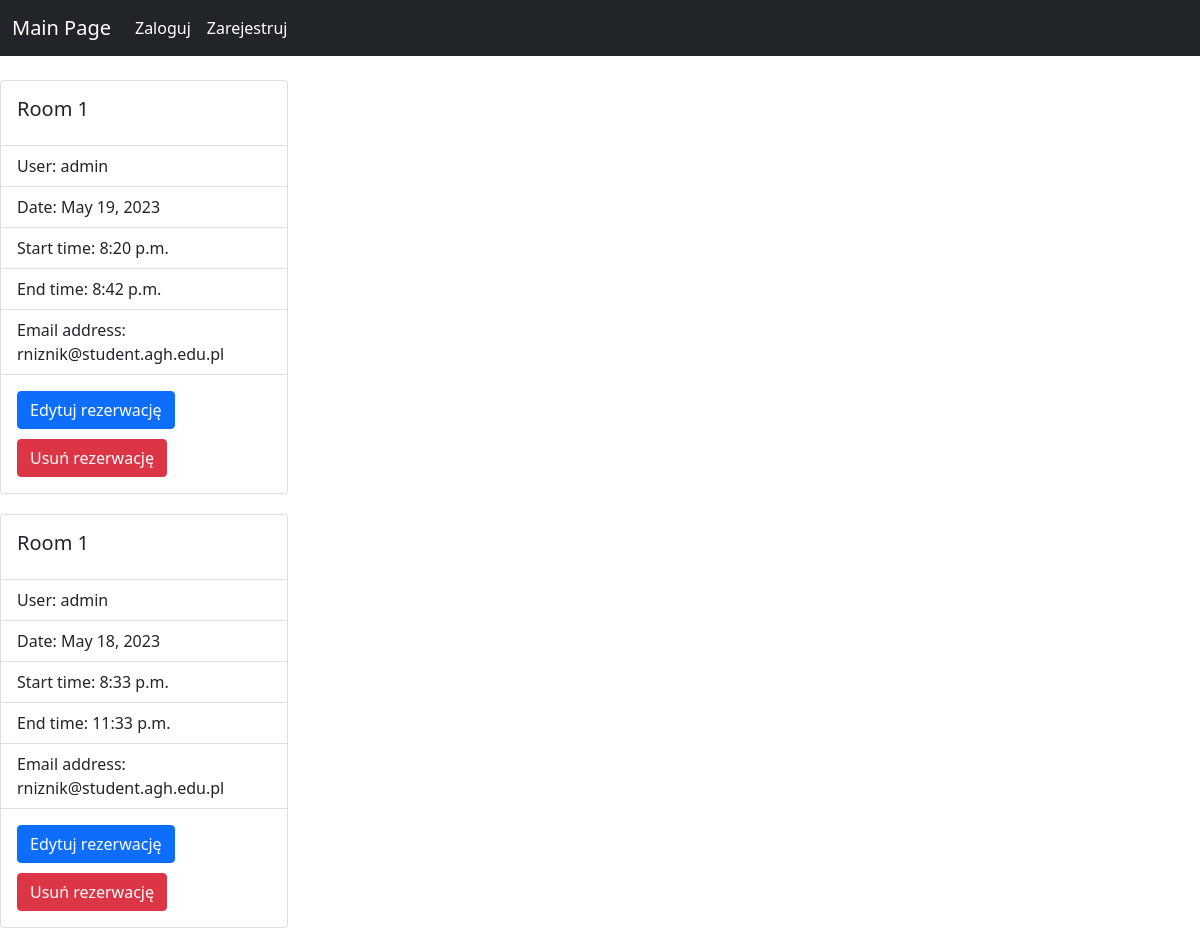
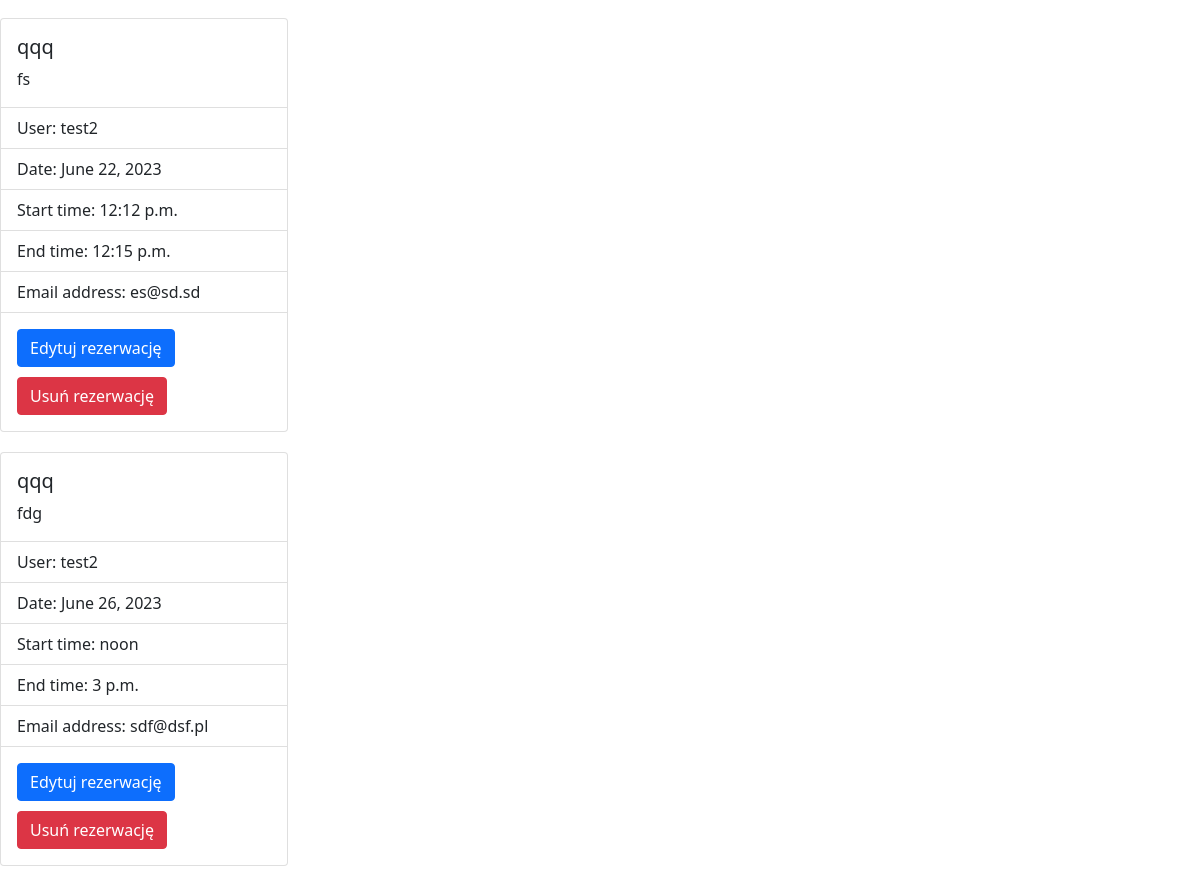
The page /reservationSystem/adminPanel/reservations/ on the database as committed earlier (2 pictures, top to bottom).
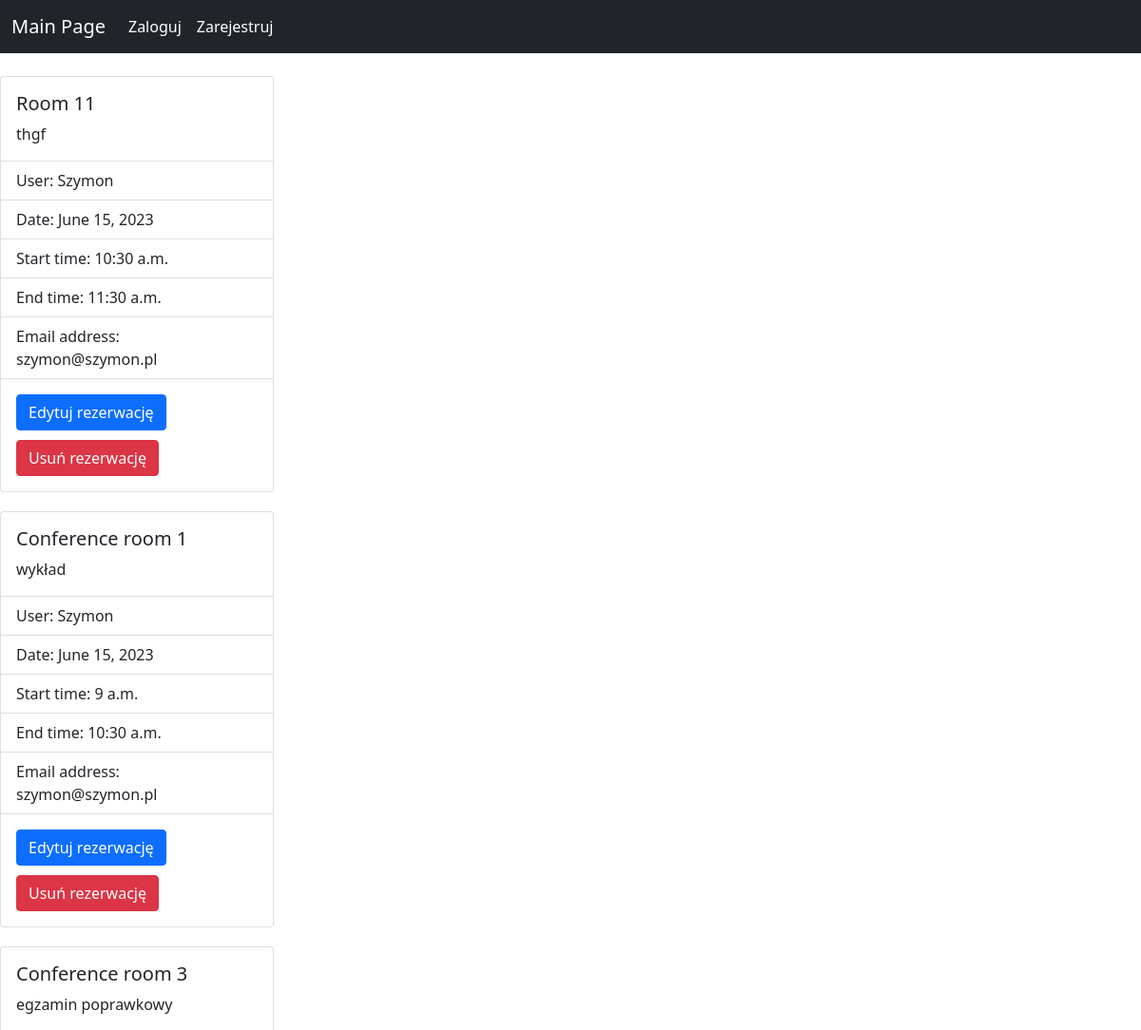
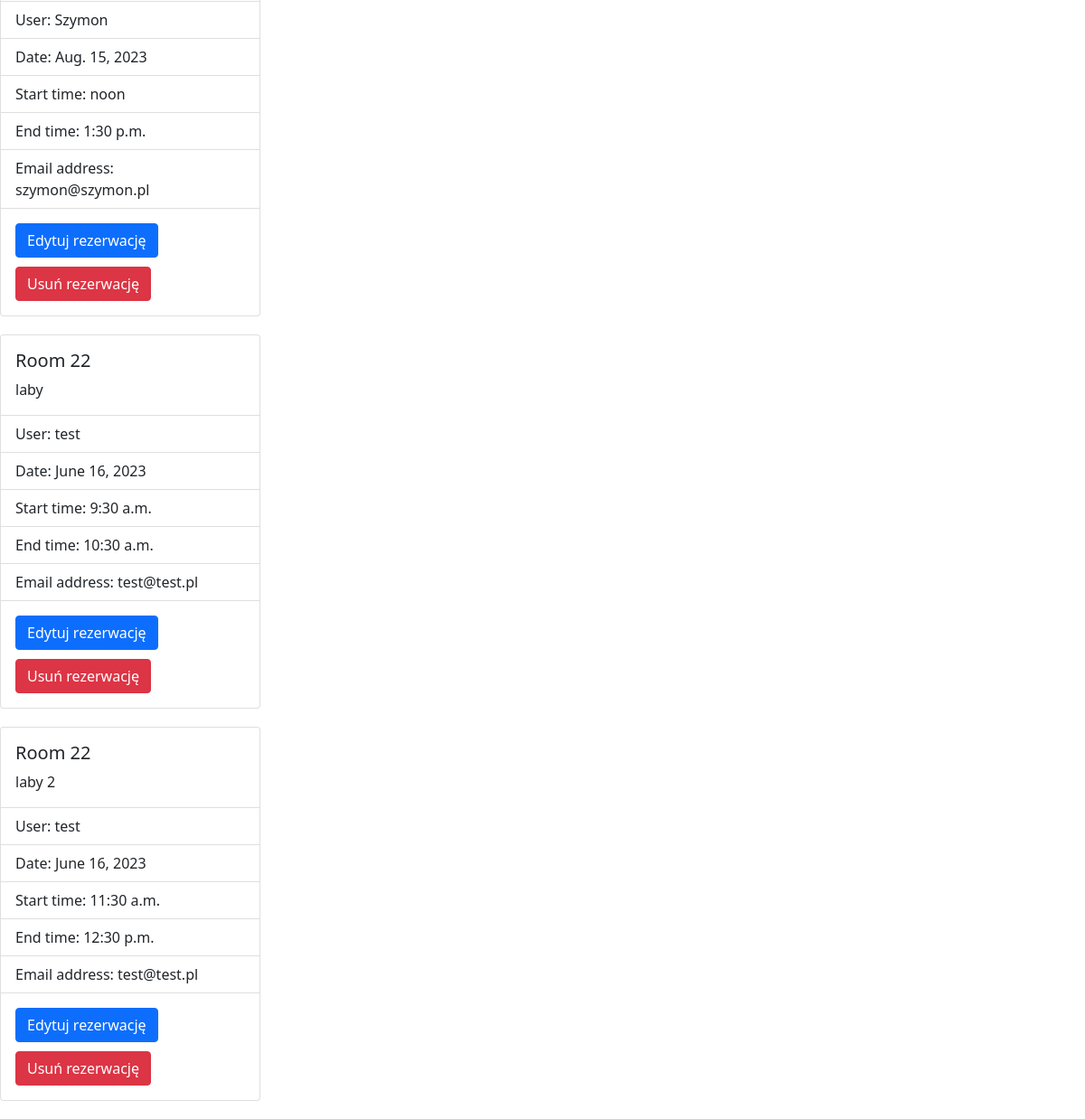
The same page on the database as committed later (2 pictures, top to bottom).
### reservationSystem/models.py (models this page shows, shortened)
class Reservation(models.Model):
    user = models.ForeignKey(User, on_delete=models.SET_DEFAULT, default=None)
    date = models.DateField()
    start_time = models.TimeField()
    end_time = models.TimeField()
    room = models.ForeignKey(Room, on_delete=models.CASCADE)
    comment = models.TextField(blank=True)
    email_adress = models.EmailField('Email adress')

class Room(models.Model):
    name = models.CharField('Room name' ,max_length=255)
    description = models.TextField(blank=True)
    def __str__(self):
        return self.name

### reservationSystem/views.py (the view, shortened to what this page needs)
# urls.py: path('adminPanel/reservations/', views.reservations, name='reservations'),
def reservations(request):
    reservations = Reservation.objects.all()
    context = {
        'reservations_list': reservations,
    }
    return render(request, 'reservations.html', context)

### reservationSystem/templates/reservations.html (shortened to what this page needs)
{% extends 'base.html' %}
{% block content %}
    {% for reservation in reservations_list %}
    <div class="card" style="width: 18rem;">
        <div class="card-body">
        <h5 class="card-title">{{reservation.room}}</h5>
        <p class="card-text">{{reservation.comment}}</p>
        </div>
        <ul class="list-group list-group-flush">
        <li class="list-group-item">User: {{reservation.user}}</li>
        <li class="list-group-item">Date: {{reservation.date}}</li>
        <li class="list-group-item">Start time: {{reservation.start_time}}</li>
        <li class="list-group-item">End time: {{reservation.end_time}}</li>
        <li class="list-group-item">Email address: {{reservation.email_adress}}</li>
        </ul>
        <div class="card-body">
            <a href="{% url 'reservation' reservation.id %}" class="btn btn-primary">Edytuj rezerwację</a>
            <form method="POST" action="" class="formDel">
                <input type="submit" class="btn btn-danger" name="delete_button" value="Usuń rezerwację">
              </form>
        </div>
    </div>
    {% endfor %}
{% endblock %}

Rows that differ between the two databases and show on the page:
removed Reservation: room "Room 1", user "admin", date "May 19, 2023", start_time "8:20 p.m.", end_time "8:42 p.m.", email_adress "rniznik@student.agh.edu.pl"
removed Reservation: room "Room 1", user "admin", date "May 18, 2023", start_time "8:33 p.m.", end_time "11:33 p.m.", email_adress "rniznik@student.agh.edu.pl"
removed Reservation: room "qqq", comment "fs", user "test2", date "June 22, 2023", start_time "12:12 p.m.", end_time "12:15 p.m.", email_adress "es@sd.sd"
removed Reservation: room "qqq", comment "fdg", user "test2", date "June 26, 2023", start_time "noon", end_time "3 p.m.", email_adress "sdf@dsf.pl"
added Reservation: room "Room 11", comment "thgf", user "Szymon", date "June 15, 2023", start_time "10:30 a.m.", end_time "11:30 a.m.", email_adress "szymon@szymon.pl"
added Reservation: room "Conference room 1", comment "wykład", user "Szymon", date "June 15, 2023", start_time "9 a.m.", end_time "10:30 a.m.", email_adress "szymon@szymon.pl"
added Reservation: room "Conference room 3", comment "egzamin poprawkowy", user "Szymon", date "Aug. 15, 2023", start_time "noon", end_time "1:30 p.m.", email_adress "szymon@szymon.pl"
added Reservation: room "Room 22", comment "laby", user "test", date "June 16, 2023", start_time "9:30 a.m.", end_time "10:30 a.m.", email_adress "test@test.pl"
added Reservation: room "Room 22", comment "laby 2", user "test", date "June 16, 2023", start_time "11:30 a.m.", end_time "12:30 p.m.", email_adress "test@test.pl"
